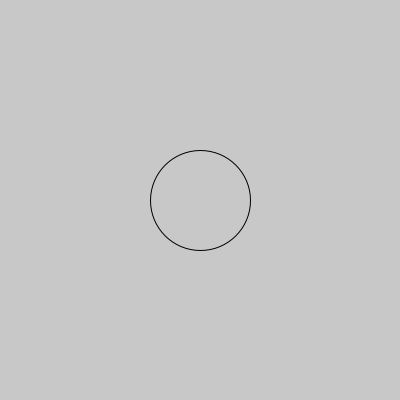
Frame 1 (no input)
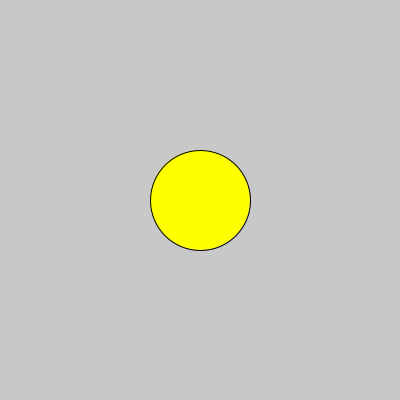
Frame 60 (the mouse pressed at the canvas centre just before this capture)
Frame 120 (the mouse held since frame 60 and released just before this capture): identical to frame 1, image omitted

The Processing sketch that drew these frames (run headless with seeded random() and noise(); from frame 60 on, the mouse is pressed at the canvas centre):

// Processing sketch: Day10_3_time_blink
// ── Day10_3_time_blink.pde
int timeOffMax = 500; //how many milliseconds the light should stay off before changing to on
int timeOnMax = 1500; //how many milliseconds the light should stay on before changing to off
int timeOffCurrent; //how long the light has been off (since it was last on)
int timeOnCurrent; //how long the light has been on (since it was last off)
int lastSavedTime;//last time the light was changed between on and off (or vice-versa)
Boolean lightIsOn = false;//boolean to see if the light is on or off

void setup() {
  size(400, 400);
  //when using millis(), the program actually will start timing the milliseconds
  //a few milliseconds after the program starts. Assigning last_saved_time here keeps the timer accurate.
  lastSavedTime = millis();
}

void draw() {
  background(200);
  
  if (lightIsOn == true) { //checks if the boolean "lightIsOn" is set to true
    fill(255, 255, 0); //tell the circle to be filled with yellow (because the light is on)
    
    timeOnCurrent = millis() - lastSavedTime; //find out how long the bulb has been on (since it was last turned on)

    if (timeOnCurrent > timeOnMax) { //test the amount of time the bulb has been on against the amount of time it should be on
      lightIsOn = false; //turn the light back off
      lastSavedTime = millis(); //set the time when the light was turned off to the current time
      println("switched off"); //prints a line letting us know the switch was turned off
    }
  } 
  else { //in this case else means "the opposite of (lightIsOn == true)", which can also be states as "(lightIsOn == false)"
    noFill(); //makes the circle empty
    
    timeOffCurrent = millis() - lastSavedTime; //find out how long the bulb has been off (since it was last turned off)
    
    if (timeOffCurrent > timeOffMax) { //test the amount of time the bulb has been off against the amount of time it should be off
      lightIsOn = true; //turn the light back on
      lastSavedTime = millis(); //set the time when the light was turned on to the current time
      println("switched on"); //prints a line letting us know the switch was turned on
    }
  }
  ellipse(200, 200, 100, 100); //draw the circle. If the light is off, it will be unfilled. If the ligth is on, it will be filled.
}
